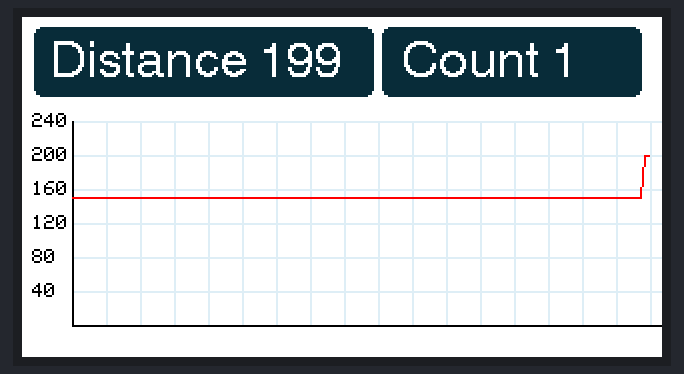
Simulated run of this sketch. Board: ESP32. Parts: 320×170 colour display.

Above: at 0.53 s.
At 5.46 s:
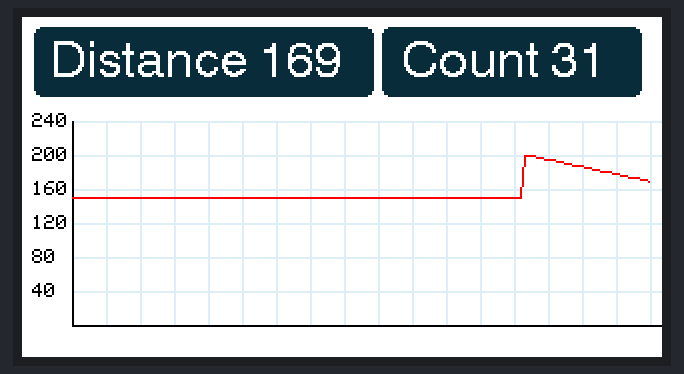
At 10.39 s:
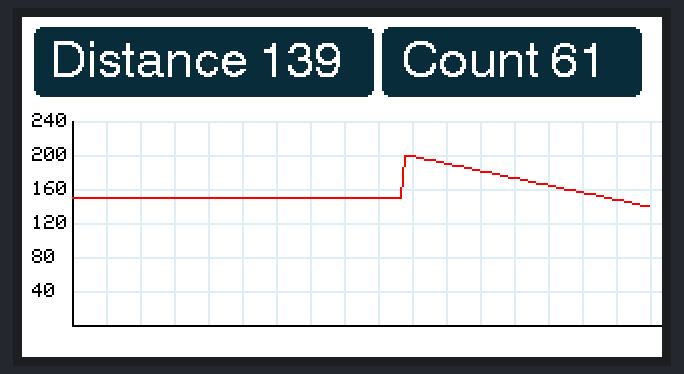
At 20.1 s:
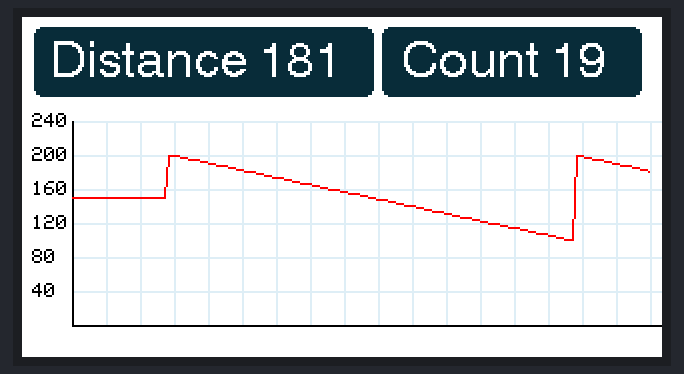
At 29.95 s:
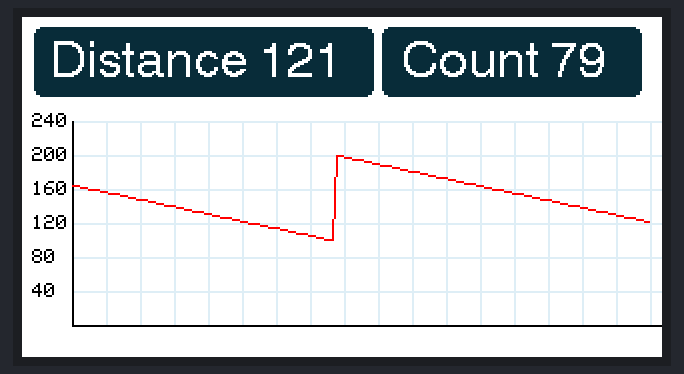
At 39.8 s:
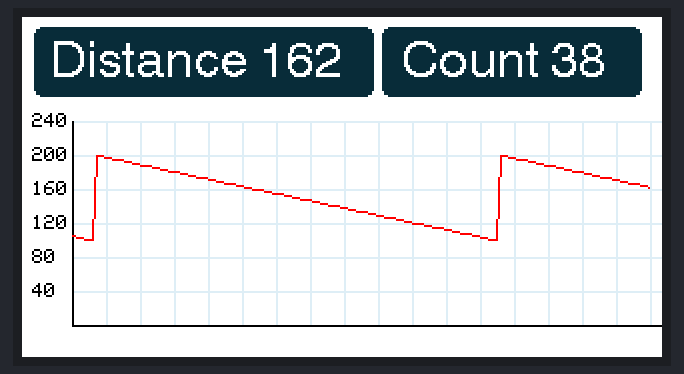

The sketch:

LilygoS3_Modbus_Ultrasonic_Graph.ino
```cpp
#include "Arduino.h"
#include "TFT_eSPI.h" /* Please use the TFT library provided in the library. */
#include "DHT.h"

TFT_eSPI lcd = TFT_eSPI();
TFT_eSprite sprite = TFT_eSprite(&lcd);
#define numOfValues 145
float measurmentPoints[numOfValues] = { 0 };
int gw = 294;
int gh = 102;
int gx = 25;
int gy = 154;
int current = 0;
float pixelsPerCentimeter = gh / 240.0;
int yStartTemp = 0;
int personCount = 0;

#define grey 0xDF7E
#define blue 0x0967
#define orange 0xC260
#define purple 0x604D
#define green 0x1AE9
#define black 0x0000
DHT dht(16, DHT22);

void setup(void) {
  dht.begin();
  Serial.begin(115200);
  lcd.init();
  lcd.fillScreen(TFT_BLACK);
  lcd.setRotation(1);

  sprite.createSprite(320, 170);
  sprite.setTextDatum(3);
  sprite.setSwapBytes(true);
  measurmentPoints[numOfValues - 1] = yStartTemp;
  analogReadResolution(10);
  current = 150;  //dht.readTemperature();
  for (int i = 0; i < numOfValues; i++) {
    measurmentPoints[i] = current;
  }
}


void loop() {
  current = 200-personCount;  //dht.readTemperature();
  if (personCount>100){
    personCount = 0;
  }


  for (int i = 0; i < numOfValues; i++) {
    measurmentPoints[i] = measurmentPoints[i + 1];
  }
  measurmentPoints[numOfValues - 1] = current;

  sprite.fillSprite(TFT_WHITE);
  sprite.setTextColor(TFT_WHITE, blue);
  sprite.fillRoundRect(6, 5, 170, 35, 4, blue);
  sprite.drawString("Distance " + String(current), 14, 24, 4);
  sprite.fillRoundRect(180, 5, 130, 35, 4, blue);
  sprite.drawString("Count " + String(personCount), 190, 24, 4);
  sprite.setFreeFont();

  // Vertical grid lines
  for (int i = 1; i < 20; i++) {
    sprite.drawLine(gx + (i * 17), gy, gx + (i * 17), gy - gh, grey);
  }
  // Horizontal grid lines
  sprite.setTextColor(TFT_BLACK, TFT_WHITE);
  for (int i = 1; i < 7; i++) {
    sprite.drawLine(gx , gy - (i * 17), gx  + gw, gy - (i * 17), grey);
    sprite.drawString(String(i * 40), gx - 20, gy - (i * 17));
  }

  sprite.drawLine(gx, gy, gx + gw, gy, TFT_BLACK);      //Horizontal axis line
  sprite.drawLine(gx , gy, gx , gy - gh, TFT_BLACK);  // Vertical axis line

  // Draw the graph
  for (int i = 0; i < numOfValues - 1; i++) {
    sprite.drawLine(gx + (i * 2), gy - (measurmentPoints[i] - yStartTemp) * pixelsPerCentimeter, gx + ((i + 1) * 2), gy - (measurmentPoints[i + 1] - yStartTemp) * pixelsPerCentimeter, TFT_RED);
  }
  sprite.pushSprite(0, 0);
  delay(1);
  personCount++;
}
```
